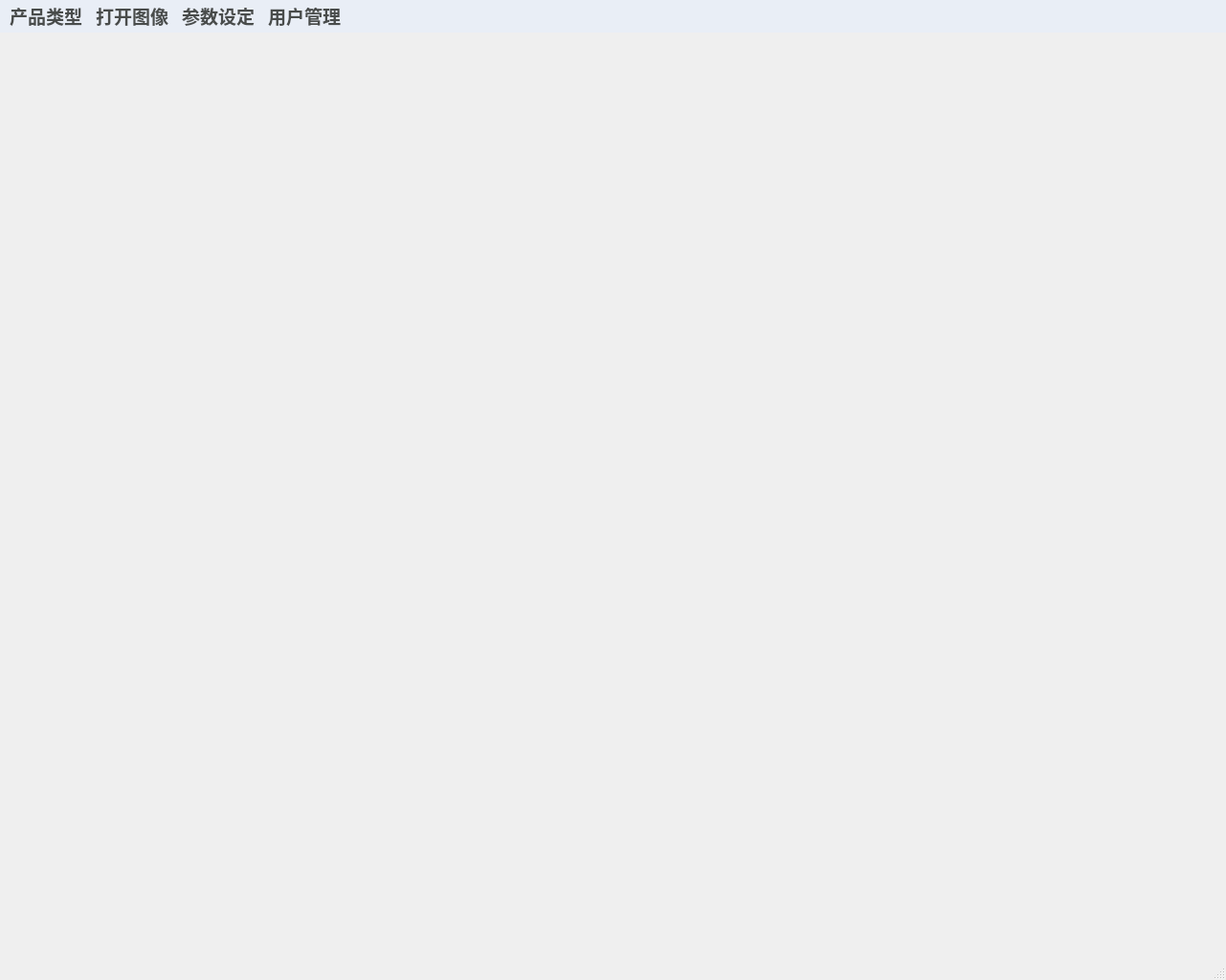
<?xml version="1.0" encoding="UTF-8"?>
<ui version="4.0">
 <class>MainWindow</class>
 <widget class="QMainWindow" name="MainWindow">
  <property name="geometry">
   <rect>
    <x>0</x>
    <y>0</y>
    <width>1281</width>
    <height>1024</height>
   </rect>
  </property>
  <property name="font">
   <font>
    <pointsize>9</pointsize>
    <bold>false</bold>
   </font>
  </property>
  <property name="windowTitle">
   <string>MainWindow</string>
  </property>
  <widget class="QWidget" name="centralwidget">
   <layout class="QHBoxLayout" name="horizontalLayout" stretch="7,3">
    <item>
     <widget class="QWidget" name="widget_region_camera" native="true">
      <property name="styleSheet">
       <string notr="true"/>
      </property>
     </widget>
    </item>
    <item>
     <widget class="QWidget" name="widget_region_operation" native="true"/>
    </item>
   </layout>
  </widget>
  <widget class="QStatusBar" name="statusbar"/>
  <widget class="QMenuBar" name="menubar">
   <property name="geometry">
    <rect>
     <x>0</x>
     <y>0</y>
     <width>1281</width>
     <height>33</height>
    </rect>
   </property>
   <property name="minimumSize">
    <size>
     <width>0</width>
     <height>0</height>
    </size>
   </property>
   <property name="sizeIncrement">
    <size>
     <width>0</width>
     <height>0</height>
    </size>
   </property>
   <property name="font">
    <font>
     <pointsize>14</pointsize>
     <bold>true</bold>
     <kerning>true</kerning>
    </font>
   </property>
   <property name="styleSheet">
    <string notr="true">color: rgb(73, 76, 75);
background-color: rgb(233, 238, 246);</string>
   </property>
   <property name="defaultUp">
    <bool>false</bool>
   </property>
   <property name="nativeMenuBar">
    <bool>true</bool>
   </property>
   <widget class="QMenu" name="menu_product_type">
    <property name="minimumSize">
     <size>
      <width>0</width>
      <height>0</height>
     </size>
    </property>
    <property name="autoFillBackground">
     <bool>false</bool>
    </property>
    <property name="styleSheet">
     <string notr="true"/>
    </property>
    <property name="title">
     <string>产品类型</string>
    </property>
   </widget>
   <widget class="QMenu" name="menu_open_image">
    <property name="title">
     <string>打开图像</string>
    </property>
   </widget>
   <widget class="QMenu" name="menu_parameter_setting">
    <property name="title">
     <string>参数设定</string>
    </property>
    <addaction name="action_parameter"/>
   </widget>
   <widget class="QMenu" name="menu_user">
    <property name="minimumSize">
     <size>
      <width>48</width>
      <height>48</height>
     </size>
    </property>
    <property name="baseSize">
     <size>
      <width>0</width>
      <height>0</height>
     </size>
    </property>
    <property name="font">
     <font>
      <pointsize>9</pointsize>
      <bold>false</bold>
      <kerning>true</kerning>
     </font>
    </property>
    <property name="toolTip">
     <string>用户管理</string>
    </property>
    <property name="tearOffEnabled">
     <bool>false</bool>
    </property>
    <property name="title">
     <string>用户管理</string>
    </property>
    <property name="separatorsCollapsible">
     <bool>false</bool>
    </property>
    <property name="toolTipsVisible">
     <bool>true</bool>
    </property>
   </widget>
   <addaction name="menu_product_type"/>
   <addaction name="menu_open_image"/>
   <addaction name="menu_parameter_setting"/>
   <addaction name="menu_user"/>
  </widget>
  <action name="action_parameter">
   <property name="text">
    <string>参数</string>
   </property>
  </action>
 </widget>
 <resources>
  <include location="../../resource.qrc"/>
 </resources>
 <connections/>
</ui>
